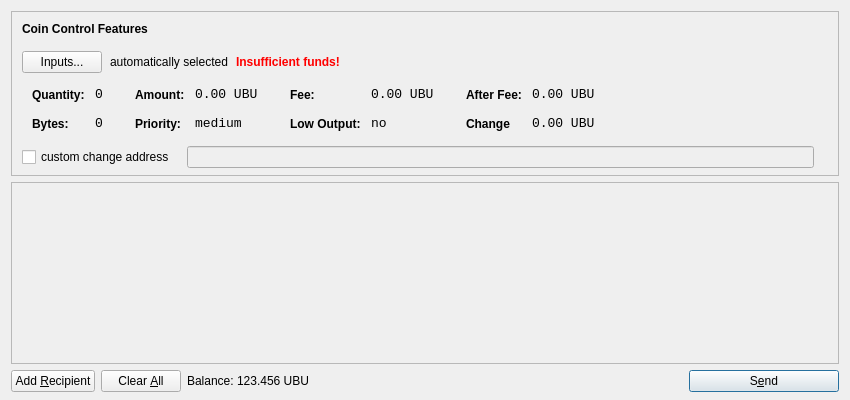
<?xml version="1.0" encoding="UTF-8"?>
<ui version="4.0">
 <class>SendCoinsDialog</class>
 <widget class="QDialog" name="SendCoinsDialog">
  <property name="geometry">
   <rect>
    <x>0</x>
    <y>0</y>
    <width>850</width>
    <height>400</height>
   </rect>
  </property>
  <property name="windowTitle">
   <string>Send Coins</string>
  </property>
  <layout class="QVBoxLayout" name="verticalLayout" stretch="0,1,0">
   <property name="bottomMargin">
    <number>8</number>
   </property>
   <item>
    <widget class="QFrame" name="frameCoinControl">
     <property name="sizePolicy">
      <sizepolicy hsizetype="Expanding" vsizetype="Expanding">
       <horstretch>0</horstretch>
       <verstretch>0</verstretch>
      </sizepolicy>
     </property>
     <property name="maximumSize">
      <size>
       <width>16777215</width>
       <height>16777215</height>
      </size>
     </property>
     <property name="frameShape">
      <enum>QFrame::StyledPanel</enum>
     </property>
     <property name="frameShadow">
      <enum>QFrame::Sunken</enum>
     </property>
     <layout class="QVBoxLayout" name="verticalLayoutCoinControl2">
      <property name="spacing">
       <number>-1</number>
      </property>
      <property name="leftMargin">
       <number>0</number>
      </property>
      <property name="topMargin">
       <number>0</number>
      </property>
      <property name="rightMargin">
       <number>0</number>
      </property>
      <property name="bottomMargin">
       <number>6</number>
      </property>
      <item>
       <layout class="QVBoxLayout" name="verticalLayoutCoinControl" stretch="0,0,0,0,1">
        <property name="spacing">
         <number>0</number>
        </property>
        <property name="leftMargin">
         <number>10</number>
        </property>
        <property name="topMargin">
         <number>10</number>
        </property>
        <item>
         <layout class="QHBoxLayout" name="horizontalLayoutCoinControl1">
          <property name="bottomMargin">
           <number>15</number>
          </property>
          <item>
           <widget class="QLabel" name="labelCoinControlFeatures">
            <property name="sizePolicy">
             <sizepolicy hsizetype="Preferred" vsizetype="Maximum">
              <horstretch>0</horstretch>
              <verstretch>0</verstretch>
             </sizepolicy>
            </property>
            <property name="font">
             <font>
              <weight>75</weight>
              <bold>true</bold>
             </font>
            </property>
            <property name="styleSheet">
             <string notr="true">font-weight:bold;</string>
            </property>
            <property name="text">
             <string>Coin Control Features</string>
            </property>
           </widget>
          </item>
         </layout>
        </item>
        <item>
         <layout class="QHBoxLayout" name="horizontalLayoutCoinControl2" stretch="0,0,0,0">
          <property name="spacing">
           <number>8</number>
          </property>
          <property name="bottomMargin">
           <number>10</number>
          </property>
          <item>
           <widget class="QPushButton" name="pushButtonCoinControl">
            <property name="styleSheet">
             <string notr="true"/>
            </property>
            <property name="text">
             <string>Inputs...</string>
            </property>
           </widget>
          </item>
          <item>
           <widget class="QLabel" name="labelCoinControlAutomaticallySelected">
            <property name="text">
             <string>automatically selected</string>
            </property>
            <property name="margin">
             <number>5</number>
            </property>
           </widget>
          </item>
          <item>
           <widget class="QLabel" name="labelCoinControlInsuffFunds">
            <property name="font">
             <font>
              <weight>75</weight>
              <bold>true</bold>
             </font>
            </property>
            <property name="styleSheet">
             <string notr="true">color:red;font-weight:bold;</string>
            </property>
            <property name="text">
             <string>Insufficient funds!</string>
            </property>
            <property name="margin">
             <number>5</number>
            </property>
           </widget>
          </item>
          <item>
           <spacer name="horizontalSpacerCoinControl">
            <property name="orientation">
             <enum>Qt::Horizontal</enum>
            </property>
            <property name="sizeHint" stdset="0">
             <size>
              <width>40</width>
              <height>1</height>
             </size>
            </property>
           </spacer>
          </item>
         </layout>
        </item>
        <item>
         <widget class="QWidget" name="widgetCoinControl" native="true">
          <property name="sizePolicy">
           <sizepolicy hsizetype="Preferred" vsizetype="Preferred">
            <horstretch>0</horstretch>
            <verstretch>0</verstretch>
           </sizepolicy>
          </property>
          <property name="minimumSize">
           <size>
            <width>0</width>
            <height>0</height>
           </size>
          </property>
          <property name="styleSheet">
           <string notr="true"/>
          </property>
          <layout class="QHBoxLayout" name="horizontalLayoutCoinControl5">
           <property name="margin">
            <number>0</number>
           </property>
           <item>
            <layout class="QHBoxLayout" name="horizontalLayoutCoinControl3" stretch="0,0,0,1">
             <property name="spacing">
              <number>20</number>
             </property>
             <property name="topMargin">
              <number>0</number>
             </property>
             <property name="bottomMargin">
              <number>10</number>
             </property>
             <item>
              <layout class="QFormLayout" name="formLayoutCoinControl1">
               <property name="horizontalSpacing">
                <number>10</number>
               </property>
               <property name="verticalSpacing">
                <number>14</number>
               </property>
               <property name="leftMargin">
                <number>10</number>
               </property>
               <property name="topMargin">
                <number>4</number>
               </property>
               <property name="rightMargin">
                <number>6</number>
               </property>
               <item row="0" column="0">
                <widget class="QLabel" name="labelCoinControlQuantityText">
                 <property name="styleSheet">
                  <string notr="true">font-weight:bold;</string>
                 </property>
                 <property name="text">
                  <string>Quantity:</string>
                 </property>
                 <property name="margin">
                  <number>0</number>
                 </property>
                </widget>
               </item>
               <item row="0" column="1">
                <widget class="QLabel" name="labelCoinControlQuantity">
                 <property name="font">
                  <font>
                   <family>Monospace</family>
                   <pointsize>10</pointsize>
                  </font>
                 </property>
                 <property name="cursor">
                  <cursorShape>IBeamCursor</cursorShape>
                 </property>
                 <property name="contextMenuPolicy">
                  <enum>Qt::ActionsContextMenu</enum>
                 </property>
                 <property name="text">
                  <string>0</string>
                 </property>
                 <property name="margin">
                  <number>0</number>
                 </property>
                 <property name="textInteractionFlags">
                  <set>Qt::LinksAccessibleByMouse|Qt::TextSelectableByKeyboard|Qt::TextSelectableByMouse</set>
                 </property>
                </widget>
               </item>
               <item row="1" column="0">
                <widget class="QLabel" name="labelCoinControlBytesText">
                 <property name="styleSheet">
                  <string notr="true">font-weight:bold;</string>
                 </property>
                 <property name="text">
                  <string>Bytes:</string>
                 </property>
                </widget>
               </item>
               <item row="1" column="1">
                <widget class="QLabel" name="labelCoinControlBytes">
                 <property name="font">
                  <font>
                   <family>Monospace</family>
                   <pointsize>10</pointsize>
                  </font>
                 </property>
                 <property name="cursor">
                  <cursorShape>IBeamCursor</cursorShape>
                 </property>
                 <property name="contextMenuPolicy">
                  <enum>Qt::ActionsContextMenu</enum>
                 </property>
                 <property name="text">
                  <string>0</string>
                 </property>
                 <property name="textInteractionFlags">
                  <set>Qt::LinksAccessibleByMouse|Qt::TextSelectableByKeyboard|Qt::TextSelectableByMouse</set>
                 </property>
                </widget>
               </item>
              </layout>
             </item>
             <item>
              <layout class="QFormLayout" name="formLayoutCoinControl2">
               <property name="horizontalSpacing">
                <number>10</number>
               </property>
               <property name="verticalSpacing">
                <number>14</number>
               </property>
               <property name="leftMargin">
                <number>6</number>
               </property>
               <property name="topMargin">
                <number>4</number>
               </property>
               <property name="rightMargin">
                <number>6</number>
               </property>
               <item row="0" column="0">
                <widget class="QLabel" name="labelCoinControlAmountText">
                 <property name="styleSheet">
                  <string notr="true">font-weight:bold;</string>
                 </property>
                 <property name="text">
                  <string>Amount:</string>
                 </property>
                 <property name="margin">
                  <number>0</number>
                 </property>
                </widget>
               </item>
               <item row="0" column="1">
                <widget class="QLabel" name="labelCoinControlAmount">
                 <property name="font">
                  <font>
                   <family>Monospace</family>
                   <pointsize>10</pointsize>
                  </font>
                 </property>
                 <property name="cursor">
                  <cursorShape>IBeamCursor</cursorShape>
                 </property>
                 <property name="contextMenuPolicy">
                  <enum>Qt::ActionsContextMenu</enum>
                 </property>
                 <property name="text">
                  <string>0.00 UBU</string>
                 </property>
                 <property name="textInteractionFlags">
                  <set>Qt::LinksAccessibleByMouse|Qt::TextSelectableByKeyboard|Qt::TextSelectableByMouse</set>
                 </property>
                </widget>
               </item>
               <item row="1" column="0">
                <widget class="QLabel" name="labelCoinControlPriorityText">
                 <property name="styleSheet">
                  <string notr="true">font-weight:bold;</string>
                 </property>
                 <property name="text">
                  <string>Priority:</string>
                 </property>
                </widget>
               </item>
               <item row="1" column="1">
                <widget class="QLabel" name="labelCoinControlPriority">
                 <property name="font">
                  <font>
                   <family>Monospace</family>
                   <pointsize>10</pointsize>
                  </font>
                 </property>
                 <property name="cursor">
                  <cursorShape>IBeamCursor</cursorShape>
                 </property>
                 <property name="contextMenuPolicy">
                  <enum>Qt::ActionsContextMenu</enum>
                 </property>
                 <property name="text">
                  <string>medium</string>
                 </property>
                 <property name="textInteractionFlags">
                  <set>Qt::LinksAccessibleByMouse|Qt::TextSelectableByKeyboard|Qt::TextSelectableByMouse</set>
                 </property>
                </widget>
               </item>
              </layout>
             </item>
             <item>
              <layout class="QFormLayout" name="formLayoutCoinControl3">
               <property name="horizontalSpacing">
                <number>10</number>
               </property>
               <property name="verticalSpacing">
                <number>14</number>
               </property>
               <property name="leftMargin">
                <number>6</number>
               </property>
               <property name="topMargin">
                <number>4</number>
               </property>
               <property name="rightMargin">
                <number>6</number>
               </property>
               <item row="0" column="0">
                <widget class="QLabel" name="labelCoinControlFeeText">
                 <property name="styleSheet">
                  <string notr="true">font-weight:bold;</string>
                 </property>
                 <property name="text">
                  <string>Fee:</string>
                 </property>
                 <property name="margin">
                  <number>0</number>
                 </property>
                </widget>
               </item>
               <item row="0" column="1">
                <widget class="QLabel" name="labelCoinControlFee">
                 <property name="font">
                  <font>
                   <family>Monospace</family>
                   <pointsize>10</pointsize>
                  </font>
                 </property>
                 <property name="cursor">
                  <cursorShape>IBeamCursor</cursorShape>
                 </property>
                 <property name="contextMenuPolicy">
                  <enum>Qt::ActionsContextMenu</enum>
                 </property>
                 <property name="text">
                  <string>0.00 UBU</string>
                 </property>
                 <property name="textInteractionFlags">
                  <set>Qt::LinksAccessibleByMouse|Qt::TextSelectableByKeyboard|Qt::TextSelectableByMouse</set>
                 </property>
                </widget>
               </item>
               <item row="1" column="0">
                <widget class="QLabel" name="labelCoinControlLowOutputText">
                 <property name="styleSheet">
                  <string notr="true">font-weight:bold;</string>
                 </property>
                 <property name="text">
                  <string>Low Output:</string>
                 </property>
                </widget>
               </item>
               <item row="1" column="1">
                <widget class="QLabel" name="labelCoinControlLowOutput">
                 <property name="font">
                  <font>
                   <family>Monospace</family>
                   <pointsize>10</pointsize>
                  </font>
                 </property>
                 <property name="cursor">
                  <cursorShape>IBeamCursor</cursorShape>
                 </property>
                 <property name="contextMenuPolicy">
                  <enum>Qt::ActionsContextMenu</enum>
                 </property>
                 <property name="text">
                  <string>no</string>
                 </property>
                 <property name="textInteractionFlags">
                  <set>Qt::LinksAccessibleByMouse|Qt::TextSelectableByKeyboard|Qt::TextSelectableByMouse</set>
                 </property>
                </widget>
               </item>
              </layout>
             </item>
             <item>
              <layout class="QFormLayout" name="formLayoutCoinControl4">
               <property name="horizontalSpacing">
                <number>10</number>
               </property>
               <property name="verticalSpacing">
                <number>14</number>
               </property>
               <property name="leftMargin">
                <number>6</number>
               </property>
               <property name="topMargin">
                <number>4</number>
               </property>
               <property name="rightMargin">
                <number>6</number>
               </property>
               <item row="0" column="0">
                <widget class="QLabel" name="labelCoinControlAfterFeeText">
                 <property name="styleSheet">
                  <string notr="true">font-weight:bold;</string>
                 </property>
                 <property name="text">
                  <string>After Fee:</string>
                 </property>
                 <property name="margin">
                  <number>0</number>
                 </property>
                </widget>
               </item>
               <item row="0" column="1">
                <widget class="QLabel" name="labelCoinControlAfterFee">
                 <property name="font">
                  <font>
                   <family>Monospace</family>
                   <pointsize>10</pointsize>
                  </font>
                 </property>
                 <property name="cursor">
                  <cursorShape>IBeamCursor</cursorShape>
                 </property>
                 <property name="contextMenuPolicy">
                  <enum>Qt::ActionsContextMenu</enum>
                 </property>
                 <property name="text">
                  <string>0.00 UBU</string>
                 </property>
                 <property name="textInteractionFlags">
                  <set>Qt::LinksAccessibleByMouse|Qt::TextSelectableByKeyboard|Qt::TextSelectableByMouse</set>
                 </property>
                </widget>
               </item>
               <item row="1" column="0">
                <widget class="QLabel" name="labelCoinControlChangeText">
                 <property name="styleSheet">
                  <string notr="true">font-weight:bold;</string>
                 </property>
                 <property name="text">
                  <string>Change</string>
                 </property>
                </widget>
               </item>
               <item row="1" column="1">
                <widget class="QLabel" name="labelCoinControlChange">
                 <property name="font">
                  <font>
                   <family>Monospace</family>
                   <pointsize>10</pointsize>
                  </font>
                 </property>
                 <property name="cursor">
                  <cursorShape>IBeamCursor</cursorShape>
                 </property>
                 <property name="contextMenuPolicy">
                  <enum>Qt::ActionsContextMenu</enum>
                 </property>
                 <property name="text">
                  <string>0.00 UBU</string>
                 </property>
                 <property name="textInteractionFlags">
                  <set>Qt::LinksAccessibleByMouse|Qt::TextSelectableByKeyboard|Qt::TextSelectableByMouse</set>
                 </property>
                </widget>
               </item>
              </layout>
             </item>
            </layout>
           </item>
          </layout>
         </widget>
        </item>
        <item>
         <layout class="QHBoxLayout" name="horizontalLayoutCoinControl4" stretch="0,0,0">
          <property name="spacing">
           <number>12</number>
          </property>
          <property name="sizeConstraint">
           <enum>QLayout::SetDefaultConstraint</enum>
          </property>
          <property name="topMargin">
           <number>5</number>
          </property>
          <property name="rightMargin">
           <number>5</number>
          </property>
          <item>
           <widget class="QCheckBox" name="checkBoxCoinControlChange">
            <property name="text">
             <string>custom change address</string>
            </property>
           </widget>
          </item>
          <item>
           <widget class="QLineEdit" name="lineEditCoinControlChange">
            <property name="enabled">
             <bool>false</bool>
            </property>
            <property name="sizePolicy">
             <sizepolicy hsizetype="Expanding" vsizetype="Fixed">
              <horstretch>0</horstretch>
              <verstretch>0</verstretch>
             </sizepolicy>
            </property>
           </widget>
          </item>
          <item>
           <widget class="QLabel" name="labelCoinControlChangeLabel">
            <property name="sizePolicy">
             <sizepolicy hsizetype="Preferred" vsizetype="Expanding">
              <horstretch>0</horstretch>
              <verstretch>0</verstretch>
             </sizepolicy>
            </property>
            <property name="minimumSize">
             <size>
              <width>0</width>
              <height>0</height>
             </size>
            </property>
            <property name="text">
             <string/>
            </property>
            <property name="margin">
             <number>3</number>
            </property>
           </widget>
          </item>
         </layout>
        </item>
        <item>
         <spacer name="verticalSpacerCoinControl">
          <property name="orientation">
           <enum>Qt::Vertical</enum>
          </property>
          <property name="sizeHint" stdset="0">
           <size>
            <width>800</width>
            <height>1</height>
           </size>
          </property>
         </spacer>
        </item>
       </layout>
      </item>
     </layout>
    </widget>
   </item>
   <item>
    <widget class="QScrollArea" name="scrollArea">
     <property name="widgetResizable">
      <bool>true</bool>
     </property>
     <widget class="QWidget" name="scrollAreaWidgetContents">
      <property name="geometry">
       <rect>
        <x>0</x>
        <y>0</y>
        <width>830</width>
        <height>165</height>
       </rect>
      </property>
      <layout class="QVBoxLayout" name="verticalLayout_2">
       <property name="margin">
        <number>0</number>
       </property>
       <item>
        <layout class="QVBoxLayout" name="entries">
         <property name="spacing">
          <number>6</number>
         </property>
        </layout>
       </item>
       <item>
        <spacer name="verticalSpacer">
         <property name="orientation">
          <enum>Qt::Vertical</enum>
         </property>
         <property name="sizeHint" stdset="0">
          <size>
           <width>20</width>
           <height>40</height>
          </size>
         </property>
        </spacer>
       </item>
      </layout>
     </widget>
    </widget>
   </item>
   <item>
    <layout class="QHBoxLayout" name="horizontalLayout">
     <item>
      <widget class="QPushButton" name="addButton">
       <property name="toolTip">
        <string>Send to multiple recipients at once</string>
       </property>
       <property name="text">
        <string>Add &amp;Recipient</string>
       </property>
       <property name="icon">
        <iconset resource="../bitcoin.qrc">
         <normaloff>:/icons/add</normaloff>:/icons/add</iconset>
       </property>
       <property name="autoDefault">
        <bool>false</bool>
       </property>
      </widget>
     </item>
     <item>
      <widget class="QPushButton" name="clearButton">
       <property name="sizePolicy">
        <sizepolicy hsizetype="Minimum" vsizetype="Fixed">
         <horstretch>0</horstretch>
         <verstretch>0</verstretch>
        </sizepolicy>
       </property>
       <property name="toolTip">
        <string>Remove all transaction fields</string>
       </property>
       <property name="text">
        <string>Clear &amp;All</string>
       </property>
       <property name="icon">
        <iconset resource="../bitcoin.qrc">
         <normaloff>:/icons/remove</normaloff>:/icons/remove</iconset>
       </property>
       <property name="autoRepeatDelay">
        <number>300</number>
       </property>
       <property name="autoDefault">
        <bool>false</bool>
       </property>
      </widget>
     </item>
     <item>
      <layout class="QHBoxLayout" name="horizontalLayout_2">
       <property name="spacing">
        <number>3</number>
       </property>
       <item>
        <widget class="QLabel" name="label">
         <property name="sizePolicy">
          <sizepolicy hsizetype="Preferred" vsizetype="Fixed">
           <horstretch>0</horstretch>
           <verstretch>0</verstretch>
          </sizepolicy>
         </property>
         <property name="text">
          <string>Balance:</string>
         </property>
        </widget>
       </item>
       <item>
        <widget class="QLabel" name="labelBalance">
         <property name="sizePolicy">
          <sizepolicy hsizetype="Preferred" vsizetype="Fixed">
           <horstretch>0</horstretch>
           <verstretch>0</verstretch>
          </sizepolicy>
         </property>
         <property name="cursor">
          <cursorShape>IBeamCursor</cursorShape>
         </property>
         <property name="text">
          <string>123.456 UBU</string>
         </property>
         <property name="textInteractionFlags">
          <set>Qt::LinksAccessibleByMouse|Qt::TextSelectableByKeyboard|Qt::TextSelectableByMouse</set>
         </property>
        </widget>
       </item>
      </layout>
     </item>
     <item>
      <spacer name="horizontalSpacer">
       <property name="orientation">
        <enum>Qt::Horizontal</enum>
       </property>
       <property name="sizeHint" stdset="0">
        <size>
         <width>40</width>
         <height>20</height>
        </size>
       </property>
      </spacer>
     </item>
     <item>
      <widget class="QPushButton" name="sendButton">
       <property name="minimumSize">
        <size>
         <width>150</width>
         <height>0</height>
        </size>
       </property>
       <property name="toolTip">
        <string>Confirm the send action</string>
       </property>
       <property name="text">
        <string>S&amp;end</string>
       </property>
       <property name="icon">
        <iconset resource="../bitcoin.qrc">
         <normaloff>:/icons/send</normaloff>:/icons/send</iconset>
       </property>
       <property name="default">
        <bool>true</bool>
       </property>
      </widget>
     </item>
    </layout>
   </item>
  </layout>
 </widget>
 <resources>
  <include location="../bitcoin.qrc"/>
 </resources>
 <connections/>
</ui>
